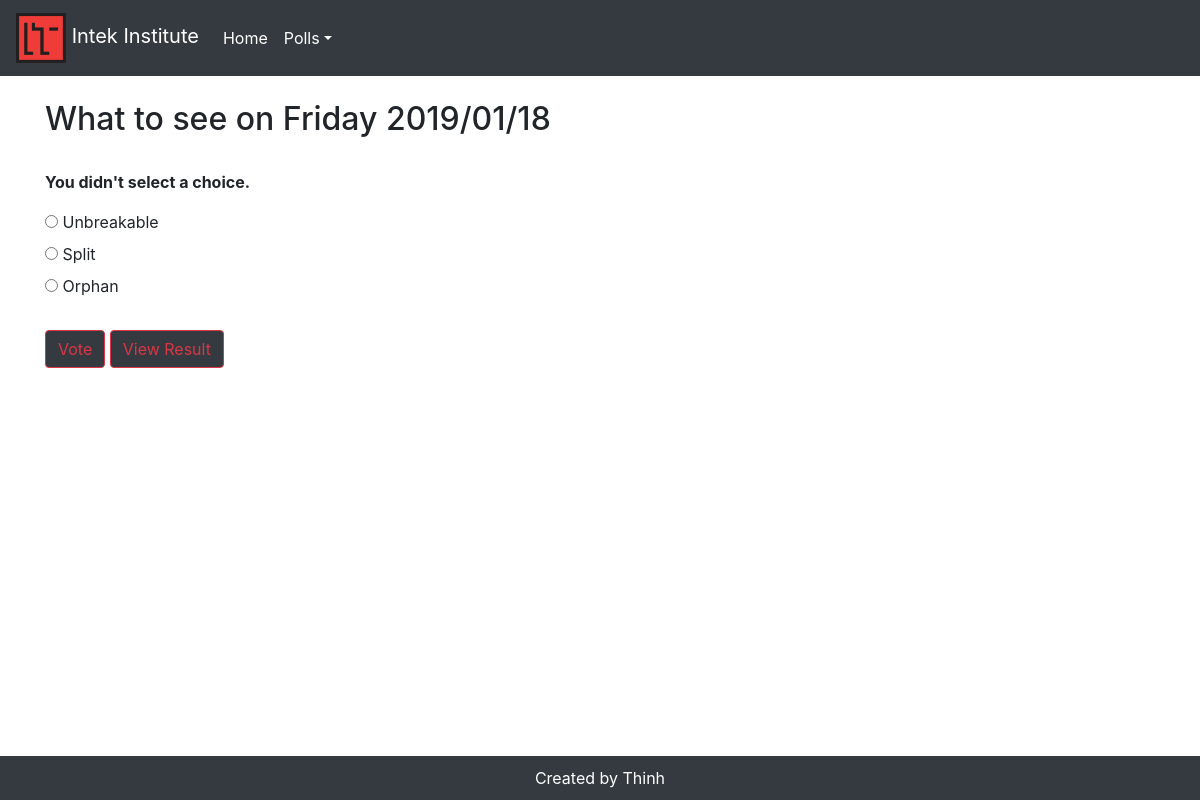
The page /2/result on the database its author committed.
### moviepoll/models.py (models this page shows, shortened)
class Question(models.Model):
    question_text = models.CharField(max_length=200)
    pub_date = models.DateTimeField('date published')

class Choice(models.Model):
    question = models.ForeignKey(Question, on_delete=models.CASCADE)
    choice_text = models.CharField(max_length=200)
    votes = models.IntegerField(default=0)

### moviepoll/views.py (the view)
# urls.py: path('<int:question_id>/result', views.result, name='result'),
def result(request, question_id):
    question = get_object_or_404(Question, pk=question_id)
    try:
        selected_choice = question.choice_set.get(pk=request.POST['choice'])
    except (KeyError, Choice.DoesNotExist):
        return render(request, 'moviepoll/detail.html', {
            'question': question,
            'error_message': "You didn't select a choice.",
        })
    else:
        selected_choice.votes += 1
        selected_choice.save()
        return HttpResponseRedirect(reverse('moviepoll:detail', args=[question.id]))

### moviepoll/context_processors.py (called while the page is built)
def get_questions(request):
    question_list = Question.objects.order_by('pub_date')
    return {
        'question_list': question_list,
    }

### moviepoll/templates/moviepoll/detail.html (shortened to what this page needs)
{% extends "moviepoll/base.html" %}
{% block content %}
  <div class="row">
    <div class="col-sm-12 mb-4 mt-4">
      <h2>{{ question.question_text }}</h2>
    </div>
  </div>
  {% if error_message %}
    <p><strong>{{ error_message }}</strong></p>
  {% endif %}
  {% if question.choice_set.all %}
      <form action="{% url 'moviepoll:result' question.id %}" method="post">
          <div class=choices>
            {% for choice in question.choice_set.all %}
              <input type="radio" name="choice" id="choice{{ forloop.counter }}" value="{{ choice.id }}">
              <label for="choice{{ forloop.counter }}">{{ choice.choice_text }}</label><br>
            {% endfor %}
          </div>
          <div class="row">
            <div class="col-sm-12 mt-4">
              <input type="submit" class="btn btn-dark btn-outline-danger" value="Vote">
              <button type="button" class="btn btn-dark btn-outline-danger" data-toggle="modal" data-target="#Mymodal">View Result</button>
            </div>
          </div>
      </form>
  {% else %}
      No movie have been chosen!
  {% endif %}
{% endblock content %}

### moviepoll/static/moviepoll/style.css (style rules this page uses)
* { margin: 0; padding: 0; }

### rows shown on the page
Question: question_text "What to see on Friday 2019/01/18"
Choice: choice_text "Unbreakable"
Choice: choice_text "Split"
Choice: choice_text "Orphan"

### other values the page prints
{{ error_message }} "You didn't select a choice."
